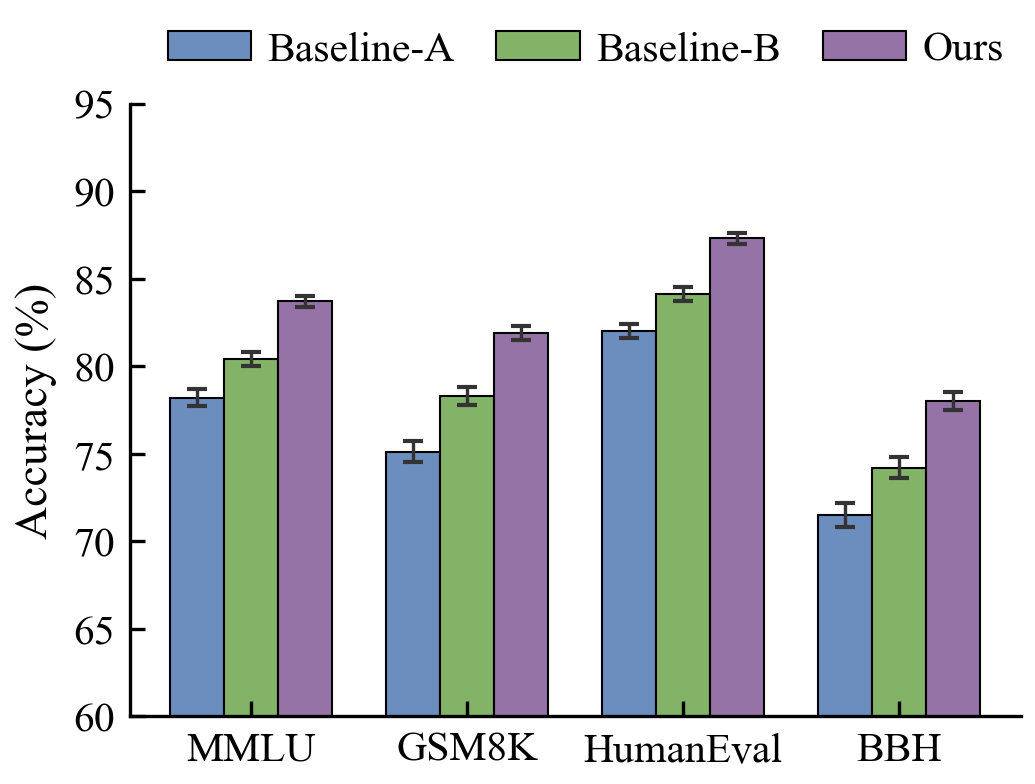

Source code (Python):
# fig_sota_comparison.py
# Grouped vertical bar comparing 3 methods on 4 metrics, with ±1 SD error
# bars over 5 seeds. Demo for academic-writing-toolkit §I-1.

import matplotlib as mpl
import matplotlib.pyplot as plt
import numpy as np

# --- Publication-ready rcParams (from plotting-reference.md) ---
mpl.rcParams.update({
    "font.family": "serif",
    "font.serif": ["Times New Roman", "DejaVu Serif"],
    "mathtext.fontset": "stix",
    "font.size": 10,
    "axes.titlesize": 12,
    "axes.labelsize": 11,
    "xtick.labelsize": 10,
    "ytick.labelsize": 10,
    "legend.fontsize": 10,
    "figure.titlesize": 13,
    "axes.linewidth": 0.8,
    "lines.linewidth": 1.5,
    "lines.markersize": 5,
    "xtick.major.width": 0.8,
    "ytick.major.width": 0.8,
    "xtick.direction": "in",
    "ytick.direction": "in",
    "axes.grid": False,
    "pdf.fonttype": 42,   # Type-42 TrueType — required for ACM/IEEE submission
    "ps.fonttype": 42,
    "savefig.dpi": 300,
    "savefig.bbox": "tight",
    "savefig.pad_inches": 0.05,
    "figure.figsize": (3.5, 2.6),
    "figure.constrained_layout.use": True,
})

# --- Data ---
# 3 methods compared on 4 standard NLP benchmarks; values are accuracy (%)
# averaged over 5 random seeds. Error bars represent ±1 SD across seeds.
methods = ["Baseline-A", "Baseline-B", "Ours"]
metrics = ["MMLU", "GSM8K", "HumanEval", "BBH"]

values = np.array([
    [78.2, 75.1, 82.0, 71.5],   # Baseline-A
    [80.4, 78.3, 84.1, 74.2],   # Baseline-B
    [83.7, 81.9, 87.3, 78.0],   # Ours
])
errs = np.array([
    [0.5, 0.6, 0.4, 0.7],
    [0.4, 0.5, 0.4, 0.6],
    [0.3, 0.4, 0.3, 0.5],
])

# IEEE-semantic palette: Ours in attention-purple to draw the eye.
palette = ["#6C8EBF", "#82B366", "#9673A6"]

# --- Plot ---
x = np.arange(len(metrics))
width = 0.25
fig, ax = plt.subplots(figsize=(3.5, 2.6))

for i, (method, color) in enumerate(zip(methods, palette)):
    offset = (i - (len(methods) - 1) / 2) * width
    ax.bar(
        x + offset, values[i], width,
        yerr=errs[i], label=method,
        color=color, edgecolor="black", linewidth=0.5,
        error_kw={"linewidth": 0.8, "capsize": 2.5, "ecolor": "#333"},
    )

ax.set_xticks(x)
ax.set_xticklabels(metrics)
ax.set_ylabel("Accuracy (%)")
# Y-limit zoomed to where the differences are visible (disclose in caption).
ax.set_ylim(60, 95)
ax.legend(
    frameon=False, loc="upper left", ncol=3,
    columnspacing=1.0, handletextpad=0.4,
    bbox_to_anchor=(0.0, 1.18),
)
ax.spines[["top", "right"]].set_visible(False)
ax.tick_params(axis="x", which="both", bottom=True, top=False)

# --- Save ---
out = "fig_sota_comparison"
fig.savefig(f"{out}.pdf")
fig.savefig(f"{out}.png", dpi=300)
plt.close(fig)
print(f"Wrote {out}.pdf and {out}.png")
